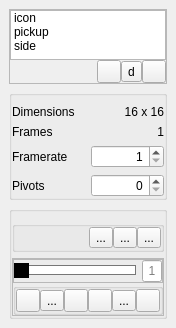
<?xml version="1.0" encoding="UTF-8"?>
<ui version="4.0">
 <class>AnimationWidget</class>
 <widget class="QWidget" name="AnimationWidget">
  <property name="geometry">
   <rect>
    <x>0</x>
    <y>0</y>
    <width>160</width>
    <height>311</height>
   </rect>
  </property>
  <property name="windowTitle">
   <string>Form</string>
  </property>
  <layout class="QVBoxLayout" name="verticalLayout_7">
   <property name="leftMargin">
    <number>9</number>
   </property>
   <property name="topMargin">
    <number>9</number>
   </property>
   <property name="rightMargin">
    <number>9</number>
   </property>
   <property name="bottomMargin">
    <number>9</number>
   </property>
   <item>
    <widget class="QFrame" name="frame_3">
     <property name="frameShape">
      <enum>QFrame::StyledPanel</enum>
     </property>
     <property name="frameShadow">
      <enum>QFrame::Raised</enum>
     </property>
     <layout class="QVBoxLayout" name="verticalLayout">
      <property name="spacing">
       <number>0</number>
      </property>
      <property name="leftMargin">
       <number>0</number>
      </property>
      <property name="topMargin">
       <number>0</number>
      </property>
      <property name="rightMargin">
       <number>0</number>
      </property>
      <property name="bottomMargin">
       <number>0</number>
      </property>
      <item>
       <widget class="ModeListWidget" name="listWidgetModes">
        <property name="sizePolicy">
         <sizepolicy hsizetype="Preferred" vsizetype="Preferred">
          <horstretch>0</horstretch>
          <verstretch>0</verstretch>
         </sizepolicy>
        </property>
        <property name="minimumSize">
         <size>
          <width>0</width>
          <height>50</height>
         </size>
        </property>
        <property name="maximumSize">
         <size>
          <width>16777215</width>
          <height>150</height>
         </size>
        </property>
        <property name="horizontalScrollBarPolicy">
         <enum>Qt::ScrollBarAlwaysOff</enum>
        </property>
        <property name="editTriggers">
         <set>QAbstractItemView::EditKeyPressed|QAbstractItemView::SelectedClicked</set>
        </property>
        <property name="alternatingRowColors">
         <bool>false</bool>
        </property>
        <property name="selectionBehavior">
         <enum>QAbstractItemView::SelectItems</enum>
        </property>
        <property name="uniformItemSizes">
         <bool>false</bool>
        </property>
        <property name="selectionRectVisible">
         <bool>false</bool>
        </property>
        <property name="sortingEnabled">
         <bool>true</bool>
        </property>
        <item>
         <property name="text">
          <string>icon</string>
         </property>
        </item>
        <item>
         <property name="text">
          <string>pickup</string>
         </property>
        </item>
        <item>
         <property name="text">
          <string>side</string>
         </property>
        </item>
       </widget>
      </item>
      <item>
       <layout class="QHBoxLayout" name="horizontalLayout_4">
        <item>
         <spacer name="horizontalSpacer">
          <property name="orientation">
           <enum>Qt::Horizontal</enum>
          </property>
          <property name="sizeHint" stdset="0">
           <size>
            <width>40</width>
            <height>20</height>
           </size>
          </property>
         </spacer>
        </item>
        <item>
         <widget class="QToolButton" name="toolButtonAddMode">
          <property name="maximumSize">
           <size>
            <width>32</width>
            <height>16777215</height>
           </size>
          </property>
          <property name="toolTip">
           <string>New Animation</string>
          </property>
          <property name="text">
           <string/>
          </property>
          <property name="icon">
           <iconset resource="../icons.qrc">
            <normaloff>:/icon/icons/gentleface/doc_empty_icon&amp;16.png</normaloff>:/icon/icons/gentleface/doc_empty_icon&amp;16.png</iconset>
          </property>
         </widget>
        </item>
        <item>
         <widget class="QToolButton" name="toolButtonCopyMode">
          <property name="maximumSize">
           <size>
            <width>32</width>
            <height>16777215</height>
           </size>
          </property>
          <property name="toolTip">
           <string>Duplicate Animation</string>
          </property>
          <property name="text">
           <string>d</string>
          </property>
          <property name="icon">
           <iconset resource="../icons.qrc">
            <normaloff>:/icon/icons/duplicate_16.png</normaloff>:/icon/icons/duplicate_16.png</iconset>
          </property>
         </widget>
        </item>
        <item>
         <widget class="QToolButton" name="toolButtonDeleteMode">
          <property name="maximumSize">
           <size>
            <width>32</width>
            <height>16777215</height>
           </size>
          </property>
          <property name="toolTip">
           <string>Delete Animation</string>
          </property>
          <property name="text">
           <string/>
          </property>
          <property name="icon">
           <iconset resource="../icons.qrc">
            <normaloff>:/icon/icons/gentleface/trash_icon&amp;16.png</normaloff>:/icon/icons/gentleface/trash_icon&amp;16.png</iconset>
          </property>
         </widget>
        </item>
       </layout>
      </item>
     </layout>
    </widget>
   </item>
   <item>
    <widget class="QGroupBox" name="groupBox">
     <property name="title">
      <string/>
     </property>
     <property name="flat">
      <bool>true</bool>
     </property>
     <property name="checkable">
      <bool>false</bool>
     </property>
     <layout class="QGridLayout" name="gridLayout">
      <property name="leftMargin">
       <number>0</number>
      </property>
      <property name="topMargin">
       <number>9</number>
      </property>
      <property name="rightMargin">
       <number>0</number>
      </property>
      <property name="bottomMargin">
       <number>0</number>
      </property>
      <item row="1" column="1">
       <widget class="QLabel" name="labelFrameCount">
        <property name="text">
         <string>1</string>
        </property>
        <property name="alignment">
         <set>Qt::AlignRight|Qt::AlignTrailing|Qt::AlignVCenter</set>
        </property>
       </widget>
      </item>
      <item row="3" column="1">
       <widget class="QSpinBox" name="spinBoxNumPivots">
        <property name="toolTip">
         <string>Pivot Count</string>
        </property>
        <property name="alignment">
         <set>Qt::AlignRight|Qt::AlignTrailing|Qt::AlignVCenter</set>
        </property>
        <property name="maximum">
         <number>4</number>
        </property>
       </widget>
      </item>
      <item row="0" column="1">
       <widget class="QLabel" name="labelModeSize">
        <property name="text">
         <string>16 x 16</string>
        </property>
        <property name="alignment">
         <set>Qt::AlignRight|Qt::AlignTrailing|Qt::AlignVCenter</set>
        </property>
       </widget>
      </item>
      <item row="3" column="0">
       <widget class="QLabel" name="label_3">
        <property name="text">
         <string>Pivots</string>
        </property>
       </widget>
      </item>
      <item row="0" column="0">
       <widget class="QLabel" name="label_2">
        <property name="text">
         <string>Dimensions</string>
        </property>
       </widget>
      </item>
      <item row="1" column="0">
       <widget class="QLabel" name="label_5">
        <property name="text">
         <string>Frames</string>
        </property>
       </widget>
      </item>
      <item row="2" column="0">
       <widget class="QLabel" name="label_4">
        <property name="text">
         <string>Framerate</string>
        </property>
       </widget>
      </item>
      <item row="2" column="1">
       <widget class="QSpinBox" name="spinBoxFramerate">
        <property name="alignment">
         <set>Qt::AlignRight|Qt::AlignTrailing|Qt::AlignVCenter</set>
        </property>
        <property name="minimum">
         <number>1</number>
        </property>
        <property name="maximum">
         <number>1000</number>
        </property>
        <property name="value">
         <number>1</number>
        </property>
       </widget>
      </item>
     </layout>
    </widget>
   </item>
   <item>
    <widget class="QGroupBox" name="groupBox_6">
     <property name="title">
      <string/>
     </property>
     <property name="flat">
      <bool>true</bool>
     </property>
     <layout class="QVBoxLayout" name="verticalLayout_9">
      <property name="leftMargin">
       <number>0</number>
      </property>
      <property name="rightMargin">
       <number>0</number>
      </property>
      <property name="bottomMargin">
       <number>0</number>
      </property>
      <item>
       <widget class="QGroupBox" name="groupBox_4">
        <layout class="QHBoxLayout" name="horizontalLayout">
         <property name="spacing">
          <number>0</number>
         </property>
         <property name="leftMargin">
          <number>0</number>
         </property>
         <property name="topMargin">
          <number>0</number>
         </property>
         <property name="rightMargin">
          <number>0</number>
         </property>
         <property name="bottomMargin">
          <number>0</number>
         </property>
         <item>
          <spacer name="horizontalSpacer_9">
           <property name="orientation">
            <enum>Qt::Horizontal</enum>
           </property>
           <property name="sizeHint" stdset="0">
            <size>
             <width>40</width>
             <height>20</height>
            </size>
           </property>
          </spacer>
         </item>
         <item>
          <widget class="QToolButton" name="toolButtonAddFrame">
           <property name="toolTip">
            <string>Add Frame</string>
           </property>
           <property name="text">
            <string>...</string>
           </property>
           <property name="icon">
            <iconset resource="../icons.qrc">
             <normaloff>:/icon/icons/gentleface/doc_empty_icon&amp;16.png</normaloff>:/icon/icons/gentleface/doc_empty_icon&amp;16.png</iconset>
           </property>
          </widget>
         </item>
         <item>
          <widget class="QToolButton" name="toolButtonCopyFrame">
           <property name="toolTip">
            <string>Copy Frame</string>
           </property>
           <property name="text">
            <string>...</string>
           </property>
           <property name="icon">
            <iconset resource="../icons.qrc">
             <normaloff>:/icon/icons/duplicate_16.png</normaloff>:/icon/icons/duplicate_16.png</iconset>
           </property>
          </widget>
         </item>
         <item>
          <widget class="QToolButton" name="toolButtonDeleteFrame">
           <property name="toolTip">
            <string>Delete Frame</string>
           </property>
           <property name="text">
            <string>...</string>
           </property>
           <property name="icon">
            <iconset resource="../icons.qrc">
             <normaloff>:/icon/icons/gentleface/trash_icon&amp;16.png</normaloff>:/icon/icons/gentleface/trash_icon&amp;16.png</iconset>
           </property>
          </widget>
         </item>
        </layout>
       </widget>
      </item>
      <item>
       <widget class="QFrame" name="frame">
        <property name="frameShape">
         <enum>QFrame::StyledPanel</enum>
        </property>
        <property name="frameShadow">
         <enum>QFrame::Raised</enum>
        </property>
        <layout class="QVBoxLayout" name="verticalLayout_3">
         <property name="spacing">
          <number>0</number>
         </property>
         <property name="leftMargin">
          <number>0</number>
         </property>
         <property name="topMargin">
          <number>0</number>
         </property>
         <property name="rightMargin">
          <number>0</number>
         </property>
         <property name="bottomMargin">
          <number>0</number>
         </property>
         <item>
          <widget class="QFrame" name="frame_5">
           <property name="frameShape">
            <enum>QFrame::StyledPanel</enum>
           </property>
           <property name="frameShadow">
            <enum>QFrame::Raised</enum>
           </property>
           <layout class="QHBoxLayout" name="horizontalLayout_3">
            <property name="spacing">
             <number>6</number>
            </property>
            <property name="leftMargin">
             <number>0</number>
            </property>
            <property name="topMargin">
             <number>0</number>
            </property>
            <property name="rightMargin">
             <number>0</number>
            </property>
            <property name="bottomMargin">
             <number>0</number>
            </property>
            <item>
             <widget class="QSlider" name="hSliderTimeLine">
              <property name="accessibleName">
               <string>hSliderTimeLine</string>
              </property>
              <property name="styleSheet">
               <string notr="true">QSlider::groove:horizontal {
border: 1px solid #bbb;
background: white;
height: 8px;
}

QSlider::sub-page:horizontal {
background: qlineargradient(x1: 0, y1: 0,    x2: 0, y2: 1,
    stop: 0 #66e, stop: 1 #bbf);
background: qlineargradient(x1: 0, y1: 0.2, x2: 1, y2: 1,
    stop: 0 #bbf, stop: 1 #55f);
border: 1px solid #777;
height: 10px;
border-radius: 0px;
}

QSlider::add-page:horizontal {
background: #fff;
border: 1px solid #777;
height: 10px;
border-radius: 0px;
}

QSlider::handle:horizontal {
background: black;
width: 16px;
margin-top: -4px;
margin-bottom: -4px;
margin-left: -2px;
border-radius: 0px;
}

QSlider::handle:horizontal:hover {
background: black;
border-radius: 0px;
}

QSlider::sub-page:horizontal:disabled {
background: #bbb;
border-color: #999;
}

QSlider::add-page:horizontal:disabled {
background: #eee;
border-color: #999;
}

QSlider::handle:horizontal:disabled {
background: #eee;
border: 1px solid #aaa;
}
</string>
              </property>
              <property name="maximum">
               <number>10</number>
              </property>
              <property name="pageStep">
               <number>1</number>
              </property>
              <property name="orientation">
               <enum>Qt::Horizontal</enum>
              </property>
              <property name="invertedAppearance">
               <bool>false</bool>
              </property>
              <property name="invertedControls">
               <bool>false</bool>
              </property>
              <property name="tickPosition">
               <enum>QSlider::NoTicks</enum>
              </property>
              <property name="tickInterval">
               <number>1</number>
              </property>
             </widget>
            </item>
            <item>
             <widget class="QLineEdit" name="lineEditFrameNumber">
              <property name="enabled">
               <bool>true</bool>
              </property>
              <property name="sizePolicy">
               <sizepolicy hsizetype="Preferred" vsizetype="Fixed">
                <horstretch>0</horstretch>
                <verstretch>0</verstretch>
               </sizepolicy>
              </property>
              <property name="maximumSize">
               <size>
                <width>20</width>
                <height>16777215</height>
               </size>
              </property>
              <property name="layoutDirection">
               <enum>Qt::LeftToRight</enum>
              </property>
              <property name="text">
               <string/>
              </property>
              <property name="maxLength">
               <number>5</number>
              </property>
              <property name="alignment">
               <set>Qt::AlignCenter</set>
              </property>
              <property name="readOnly">
               <bool>true</bool>
              </property>
              <property name="placeholderText">
               <string>1</string>
              </property>
             </widget>
            </item>
           </layout>
          </widget>
         </item>
         <item>
          <widget class="QGroupBox" name="groupBox_3">
           <layout class="QHBoxLayout" name="horizontalLayout_2">
            <property name="spacing">
             <number>0</number>
            </property>
            <property name="leftMargin">
             <number>0</number>
            </property>
            <property name="topMargin">
             <number>0</number>
            </property>
            <property name="rightMargin">
             <number>0</number>
            </property>
            <property name="bottomMargin">
             <number>0</number>
            </property>
            <item>
             <widget class="QToolButton" name="toolButtonFirstFrame">
              <property name="toolTip">
               <string>First Frame</string>
              </property>
              <property name="text">
               <string/>
              </property>
              <property name="icon">
               <iconset resource="../icons.qrc">
                <normaloff>:/icon/icons/gentleface/rewind_previous_icon&amp;16.png</normaloff>:/icon/icons/gentleface/rewind_previous_icon&amp;16.png</iconset>
              </property>
             </widget>
            </item>
            <item>
             <widget class="QToolButton" name="toolButtonPrevFrame">
              <property name="toolTip">
               <string>Go Back One Frame</string>
              </property>
              <property name="text">
               <string>...</string>
              </property>
              <property name="icon">
               <iconset resource="../icons.qrc">
                <normaloff>:/icon/icons/gentleface/playback_rew_icon&amp;16.png</normaloff>:/icon/icons/gentleface/playback_rew_icon&amp;16.png</iconset>
              </property>
             </widget>
            </item>
            <item>
             <widget class="QToolButton" name="toolButtonPlay">
              <property name="toolTip">
               <string>Play</string>
              </property>
              <property name="text">
               <string/>
              </property>
              <property name="icon">
               <iconset resource="../icons.qrc">
                <normaloff>:/icon/icons/gentleface/playback_play_icon&amp;16.png</normaloff>:/icon/icons/gentleface/playback_play_icon&amp;16.png</iconset>
              </property>
              <property name="checkable">
               <bool>true</bool>
              </property>
             </widget>
            </item>
            <item>
             <widget class="QToolButton" name="toolButtonStop">
              <property name="toolTip">
               <string>Stop</string>
              </property>
              <property name="text">
               <string/>
              </property>
              <property name="icon">
               <iconset resource="../icons.qrc">
                <normaloff>:/icon/icons/gentleface/playback_stop_icon&amp;16.png</normaloff>:/icon/icons/gentleface/playback_stop_icon&amp;16.png</iconset>
              </property>
             </widget>
            </item>
            <item>
             <widget class="QToolButton" name="toolButtonNextFrame">
              <property name="toolTip">
               <string>Go Forward One Frame</string>
              </property>
              <property name="text">
               <string>...</string>
              </property>
              <property name="icon">
               <iconset resource="../icons.qrc">
                <normaloff>:/icon/icons/gentleface/playback_ff_icon&amp;16.png</normaloff>:/icon/icons/gentleface/playback_ff_icon&amp;16.png</iconset>
              </property>
             </widget>
            </item>
            <item>
             <widget class="QToolButton" name="toolButtonLastFrame">
              <property name="toolTip">
               <string>Last Frame</string>
              </property>
              <property name="text">
               <string/>
              </property>
              <property name="icon">
               <iconset resource="../icons.qrc">
                <normaloff>:/icon/icons/gentleface/playback_next_icon&amp;16.png</normaloff>:/icon/icons/gentleface/playback_next_icon&amp;16.png</iconset>
              </property>
             </widget>
            </item>
           </layout>
          </widget>
         </item>
        </layout>
       </widget>
      </item>
     </layout>
    </widget>
   </item>
   <item>
    <spacer name="verticalSpacer">
     <property name="orientation">
      <enum>Qt::Vertical</enum>
     </property>
     <property name="sizeHint" stdset="0">
      <size>
       <width>20</width>
       <height>40</height>
      </size>
     </property>
    </spacer>
   </item>
  </layout>
 </widget>
 <customwidgets>
  <customwidget>
   <class>ModeListWidget</class>
   <extends>QListWidget</extends>
   <header>modelistwidget.h</header>
  </customwidget>
 </customwidgets>
 <resources>
  <include location="../icons.qrc"/>
 </resources>
 <connections/>
</ui>
